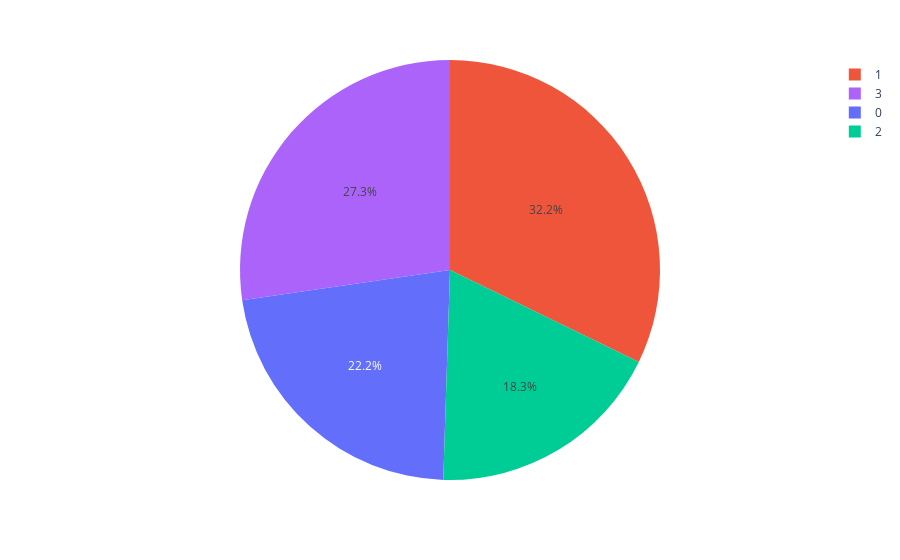

The cell this chart's notebook holds for it:
### Code cell
pie=clusters.groupby('label').size().reset_index()
pie.columns=['label','value']
px.pie(pie,values='value',names='label',color=['blue','red','green', 'purple'])

### Figure 1 — Plotly figure (JSON) as saved in the notebook; plotly's stock layout.template omitted (floating-point values rounded to 4 significant figures)
{"data": [{"customdata": [["blue"], ["red"], ["green"], ["purple"]], "domain": {"x": [0, 1], "y": [0, 1]}, "hovertemplate": "label=%{label}<br>value=%{value}<br>color=%{customdata[0]}<extra></extra>", "labels": [0, 1, 2, 3], "legendgroup": "", "marker": {"colors": ["#636efa", "#EF553B", "#00cc96", "#ab63fa"]}, "name": "", "showlegend": true, "type": "pie", "values": [3135, 4550, 2585, 3856]}], "layout": {"legend": {"tracegroupgap": 0}, "margin": {"t": 60}}}
